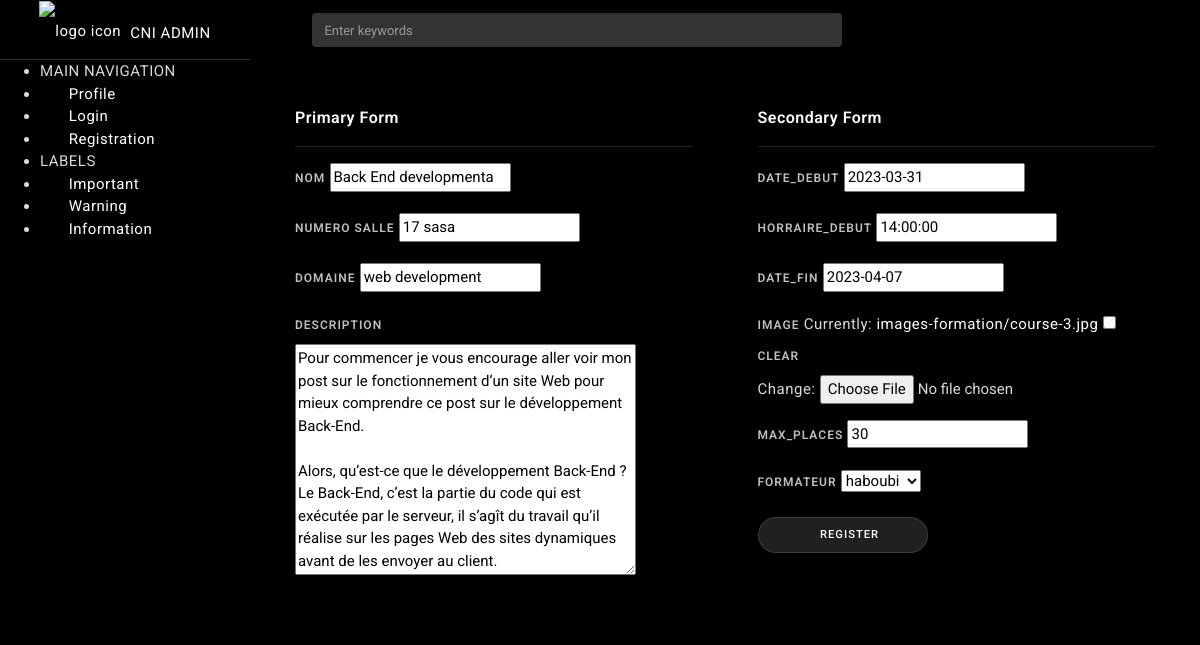
Page /formation/back-end-developmenta/update (signed in) on the committed database.
### base/models.py (models this page shows, shortened)
class Formation(models.Model):
    name = models.CharField(max_length=50)
    num_salle = models.CharField(max_length=50)
    domaine = models.CharField(max_length=50,blank=True,null=True)
    description = models.TextField(blank=True, null=True)
    date_debut = models.DateField(blank=True, null=True)
    horraire_debut = models.TimeField(blank=True, null=True)
    date_fin = models.DateField(blank=True, null=True)
    formateur = models.ForeignKey(Formateur, on_delete=models.CASCADE)
    max_places = models.IntegerField(blank=True, null=True,default=20)
    image = models.ImageField(upload_to="images-formation",blank=True, null=True)
    participant = models.ManyToManyField(Participant,blank=True)
    slug = models.SlugField(null=True,blank=True)

### base/views.py (the view, shortened to what this page needs)
# urls.py: path('formation/<slug:slug>/update',FormationUpdate.as_view(), name='update_formation'),
class FormationUpdate(UpdateView):
    model = Formation
    fields = ("name","num_salle","domaine","description","date_debut","horraire_debut","date_fin","formateur","max_places","image")
    template_name = "base/update_formation.html"

### base/models.py (called while the page is built)
    def __str__(self):
        return self.name

### templates/base/update_formation.html (shortened to what this page needs)
{% extends "registration/based_login.html" %}
{% load static %}
{% block content %}
<div id="wrapper">
<div id="sidebar-wrapper" data-simplebar="" data-simplebar-auto-hide="true">
  <div class="brand-logo">
   <a href="{% url 'home' %}">
    <img src="{% static 'img/favicon.png' %}" class="logo-icon" alt="logo icon">
    <h5 class="logo-text">CNI Admin</h5>
  </a>
</div>
<ul class="sidebar-menu do-nicescrol">
   <li class="sidebar-header">MAIN NAVIGATION</li>
   <li>
     <a href="{% url 'profile' %}">
       <i class="zmdi zmdi-face"></i> <span>Profile</span>
     </a>
   </li>
   <li>
     <a href="{% url 'login' %}" target="_blank">
       <i class="zmdi zmdi-lock"></i> <span>Login</span>
     </a>
   </li>
    <li>
     <a href="{% url 'register' %}" target="_blank">
       <i class="zmdi zmdi-account-circle"></i> <span>Registration</span>
     </a>
   </li>
   <li class="sidebar-header">LABELS</li>
   <li><a href="javaScript:void();"><i class="zmdi zmdi-coffee text-danger"></i> <span>Important</span></a></li>
   <li><a href="javaScript:void();"><i class="zmdi zmdi-chart-donut text-success"></i> <span>Warning</span></a></li>
   <li><a href="javaScript:void();"><i class="zmdi zmdi-share text-info"></i> <span>Information</span></a></li>
 </ul>
</div>
<header class="topbar-nav">
<nav class="navbar navbar-expand fixed-top">
<ul class="navbar-nav mr-auto align-items-center">
 <li class="nav-item">
   <a class="nav-link toggle-menu" href="javascript:void();">
    <i class="icon-menu menu-icon"></i>
  </a>
 </li>
 <li class="nav-item">
   <form class="search-bar">
     <input type="text" class="form-control" placeholder="Enter keywords">
      <a href="javascript:void();"><i class="icon-magnifier"></i></a>
   </form>
 </li>
</ul>
<ul class="navbar-nav align-items-center right-nav-link">
 <li class="nav-item dropdown-lg">
   <a class="nav-link dropdown-toggle dropdown-toggle-nocaret waves-effect" data-toggle="dropdown" href="javascript:void();">
   <i class="fa fa-envelope-open-o"></i></a>
 </li>
 <li class="nav-item dropdown-lg">
   <a class="nav-link dropdown-toggle dropdown-toggle-nocaret waves-effect" data-toggle="dropdown" href="javascript:void();">
   <i class="fa fa-bell-o"></i></a>
 </li>
 <li class="nav-item language">
   <a class="nav-link dropdown-toggle dropdown-toggle-nocaret waves-effect" data-toggle="dropdown" href="javascript:void();"><i class="fa fa-flag"></i></a>
 </li>
 <li class="nav-item">
   <a class="nav-link dropdown-toggle dropdown-toggle-nocaret" data-toggle="dropdown" href="#">
     <span class="user-profile"><img/></span>
   </a>
 </li>
</ul>
</nav>
</header>
  <div class="content-wrapper">
    <div class="container-fluid">
    <div class="row mt-3">
      <div class="col-lg-6">
         <div class="card">
           <div class="card-body">
           <div class="card-title">Primary Form</div>
           <hr>
            <form method="POST" enctype="multipart/form-data">
           <div class="form-group">
            <label for="input-1">Nom</label>
            {{ form.name }}
           </div>
           <div class="form-group">
            <label for="input-2">Numero salle</label>
            {{ form.num_salle }}
           </div>
           <div class="form-group">
            <label for="input-3">domaine</label>
            {{form.domaine}}
           </div>
           <div class="form-group">
            <label for="input-4">description</label>
            {{form.description}}
           </div>
         </div>
         </div>
      </div>
      <div class="col-lg-6">
        <div class="card">
           <div class="card-body">
           <div class="card-title">Secondary Form</div>
           <hr>
           <div class="form-group">
            <label for="input-5">date_debut</label>
              {{form.date_debut}}
          </div>
          <div class="form-group">
            <label for="input-5">horraire_debut</label>
              {{form.horraire_debut}}
          </div>
          <div class="form-group">
            <label for="input-5">date_fin</label>
              {{form.date_fin}}
          </div>
          <div class="form-group">
            <label for="input-5">image</label>
              {{form.image}}
          </div>
          <div class="form-group">
            <label for="input-5">max_places</label>
              {{form.max_places}}
          </div>
          <div class="form-group">
            <label for="input-5">formateur</label>
              {{form.formateur}}
          </div>
           <div class="form-group">
            <button type="submit" class="btn btn-light btn-round px-5"><i class="icon-lock"></i> Register</button>
          </div>
         </div>
         </div>
      </div>
    </div>
    </div>
   </div>
    {% endblock content %}

### rows in the picture
Formation: name "Back End developmenta", num_salle "17 sasa", domaine "web development", description "Pour commencer je vous encourage aller voir mon post sur le fonctionnement d’un site Web pour mieux comprendre ce post sur le développement Back-End. Alors, qu’est-ce que le développement Back-End ? Le Back-End, c’est la partie du code qui est exécutée par le serveur, il s’agît du travail qu’il réalise sur les pages Web des sites dynamiques avant de les envoyer au client.", date_debut "2023-03-31", horraire_debut "14:00:00", date_fin "2023-04-07", max_places "30", formateur "haboubi"
